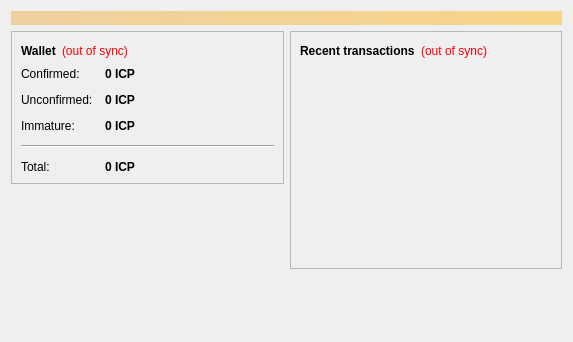
<?xml version="1.0" encoding="UTF-8"?>
<ui version="4.0">
 <class>OverviewPage</class>
 <widget class="QWidget" name="OverviewPage">
  <property name="geometry">
   <rect>
    <x>0</x>
    <y>0</y>
    <width>573</width>
    <height>342</height>
   </rect>
  </property>
  <property name="windowTitle">
   <string>Form</string>
  </property>
  <layout class="QVBoxLayout" name="topLayout">
   <item>
    <widget class="QLabel" name="labelAlerts">
     <property name="visible">
      <bool>false</bool>
     </property>
     <property name="styleSheet">
      <string notr="true">background-color: qlineargradient(x1: 0, y1: 0, x2: 1, y2: 0, stop:0 #F0D0A0, stop:1 #F8D488); color:#000000;</string>
     </property>
     <property name="wordWrap">
      <bool>true</bool>
     </property>
     <property name="margin">
      <number>3</number>
     </property>
    </widget>
   </item>
   <item>
    <layout class="QHBoxLayout" name="horizontalLayout" stretch="1,1">
     <item>
      <layout class="QVBoxLayout" name="verticalLayout_2">
       <item>
        <widget class="QFrame" name="frame">
         <property name="frameShape">
          <enum>QFrame::StyledPanel</enum>
         </property>
         <property name="frameShadow">
          <enum>QFrame::Raised</enum>
         </property>
         <layout class="QVBoxLayout" name="verticalLayout_4">
          <item>
           <layout class="QHBoxLayout" name="horizontalLayout_4">
            <item>
             <widget class="QLabel" name="label_5">
              <property name="font">
               <font>
                <weight>75</weight>
                <bold>true</bold>
               </font>
              </property>
              <property name="text">
               <string>Wallet</string>
              </property>
             </widget>
            </item>
            <item>
             <widget class="QLabel" name="labelWalletStatus">
              <property name="toolTip">
               <string>The displayed information may be out of date. Your wallet automatically synchronizes with the ICP network after a connection is established, but this process has not completed yet.</string>
              </property>
              <property name="styleSheet">
               <string notr="true">QLabel { color: red; }</string>
              </property>
              <property name="text">
               <string notr="true">(out of sync)</string>
              </property>
              <property name="alignment">
               <set>Qt::AlignLeading|Qt::AlignLeft|Qt::AlignVCenter</set>
              </property>
             </widget>
            </item>
            <item>
             <spacer name="horizontalSpacer_2">
              <property name="orientation">
               <enum>Qt::Horizontal</enum>
              </property>
              <property name="sizeHint" stdset="0">
               <size>
                <width>40</width>
                <height>20</height>
               </size>
              </property>
             </spacer>
            </item>
           </layout>
          </item>
          <item>
           <layout class="QFormLayout" name="formLayout_2">
            <property name="fieldGrowthPolicy">
             <enum>QFormLayout::AllNonFixedFieldsGrow</enum>
            </property>
            <property name="horizontalSpacing">
             <number>12</number>
            </property>
            <property name="verticalSpacing">
             <number>12</number>
            </property>
            <item row="0" column="0">
             <widget class="QLabel" name="label">
              <property name="text">
               <string>Confirmed:</string>
              </property>
             </widget>
            </item>
            <item row="0" column="1">
             <widget class="QLabel" name="labelBalance">
              <property name="font">
               <font>
                <weight>75</weight>
                <bold>true</bold>
               </font>
              </property>
              <property name="cursor">
               <cursorShape>IBeamCursor</cursorShape>
              </property>
              <property name="toolTip">
               <string>Your current spendable balance</string>
              </property>
              <property name="text">
               <string notr="true">0 ICP</string>
              </property>
              <property name="textInteractionFlags">
               <set>Qt::LinksAccessibleByMouse|Qt::TextSelectableByKeyboard|Qt::TextSelectableByMouse</set>
              </property>
             </widget>
            </item>
            <item row="1" column="0">
             <widget class="QLabel" name="label_3">
              <property name="text">
               <string>Unconfirmed:</string>
              </property>
             </widget>
            </item>
            <item row="1" column="1">
             <widget class="QLabel" name="labelUnconfirmed">
              <property name="font">
               <font>
                <weight>75</weight>
                <bold>true</bold>
               </font>
              </property>
              <property name="cursor">
               <cursorShape>IBeamCursor</cursorShape>
              </property>
              <property name="toolTip">
               <string>Total of transactions that have yet to be confirmed, and do not yet count toward the spendable balance</string>
              </property>
              <property name="text">
               <string notr="true">0 ICP</string>
              </property>
              <property name="textInteractionFlags">
               <set>Qt::LinksAccessibleByMouse|Qt::TextSelectableByKeyboard|Qt::TextSelectableByMouse</set>
              </property>
             </widget>
            </item>
            <item row="2" column="0">
             <widget class="QLabel" name="labelImmatureText">
              <property name="text">
               <string>Immature:</string>
              </property>
             </widget>
            </item>
            <item row="2" column="1">
             <widget class="QLabel" name="labelImmature">
              <property name="font">
               <font>
                <weight>75</weight>
                <bold>true</bold>
               </font>
              </property>
              <property name="toolTip">
               <string>Mined balance that has not yet matured</string>
              </property>
              <property name="text">
               <string notr="true">0 ICP</string>
              </property>
              <property name="textInteractionFlags">
               <set>Qt::LinksAccessibleByMouse|Qt::TextSelectableByKeyboard|Qt::TextSelectableByMouse</set>
              </property>
             </widget>
            </item>
            <item row="4" column="0">
             <widget class="QLabel" name="labelTotalText">
              <property name="text">
               <string>Total:</string>
              </property>
             </widget>
            </item>
            <item row="4" column="1">
             <widget class="QLabel" name="labelTotal">
              <property name="font">
               <font>
                <weight>75</weight>
                <bold>true</bold>
               </font>
              </property>
              <property name="cursor">
               <cursorShape>IBeamCursor</cursorShape>
              </property>
              <property name="toolTip">
               <string>Your current total balance</string>
              </property>
              <property name="text">
               <string notr="true">0 ICP</string>
              </property>
              <property name="textInteractionFlags">
               <set>Qt::LinksAccessibleByMouse|Qt::TextSelectableByKeyboard|Qt::TextSelectableByMouse</set>
              </property>
             </widget>
            </item>
            <item row="3" column="0" colspan="2">
             <widget class="Line" name="line">
              <property name="orientation">
               <enum>Qt::Horizontal</enum>
              </property>
             </widget>
            </item>
           </layout>
          </item>
         </layout>
        </widget>
       </item>
       <item>
        <spacer name="verticalSpacer">
         <property name="orientation">
          <enum>Qt::Vertical</enum>
         </property>
         <property name="sizeHint" stdset="0">
          <size>
           <width>20</width>
           <height>40</height>
          </size>
         </property>
        </spacer>
       </item>
      </layout>
     </item>
     <item>
      <layout class="QVBoxLayout" name="verticalLayout_3">
       <item>
        <widget class="QFrame" name="frame_2">
         <property name="frameShape">
          <enum>QFrame::StyledPanel</enum>
         </property>
         <property name="frameShadow">
          <enum>QFrame::Raised</enum>
         </property>
         <layout class="QVBoxLayout" name="verticalLayout">
          <item>
           <layout class="QHBoxLayout" name="horizontalLayout_2">
            <item>
             <widget class="QLabel" name="label_4">
              <property name="text">
               <string>&lt;b&gt;Recent transactions&lt;/b&gt;</string>
              </property>
             </widget>
            </item>
            <item>
             <widget class="QLabel" name="labelTransactionsStatus">
              <property name="toolTip">
               <string>The displayed information may be out of date. Your wallet automatically synchronizes with the ICP network after a connection is established, but this process has not completed yet.</string>
              </property>
              <property name="styleSheet">
               <string notr="true">QLabel { color: red; }</string>
              </property>
              <property name="text">
               <string notr="true">(out of sync)</string>
              </property>
              <property name="alignment">
               <set>Qt::AlignRight|Qt::AlignTrailing|Qt::AlignVCenter</set>
              </property>
             </widget>
            </item>
            <item>
             <spacer name="horizontalSpacer">
              <property name="orientation">
               <enum>Qt::Horizontal</enum>
              </property>
              <property name="sizeHint" stdset="0">
               <size>
                <width>40</width>
                <height>20</height>
               </size>
              </property>
             </spacer>
            </item>
           </layout>
          </item>
          <item>
           <widget class="QListView" name="listTransactions">
            <property name="styleSheet">
             <string notr="true">QListView { background: transparent; }</string>
            </property>
            <property name="frameShape">
             <enum>QFrame::NoFrame</enum>
            </property>
            <property name="verticalScrollBarPolicy">
             <enum>Qt::ScrollBarAlwaysOff</enum>
            </property>
            <property name="horizontalScrollBarPolicy">
             <enum>Qt::ScrollBarAlwaysOff</enum>
            </property>
            <property name="selectionMode">
             <enum>QAbstractItemView::NoSelection</enum>
            </property>
           </widget>
          </item>
         </layout>
        </widget>
       </item>
       <item>
        <spacer name="verticalSpacer_2">
         <property name="orientation">
          <enum>Qt::Vertical</enum>
         </property>
         <property name="sizeHint" stdset="0">
          <size>
           <width>20</width>
           <height>40</height>
          </size>
         </property>
        </spacer>
       </item>
      </layout>
     </item>
    </layout>
   </item>
  </layout>
 </widget>
 <resources/>
 <connections/>
</ui>
